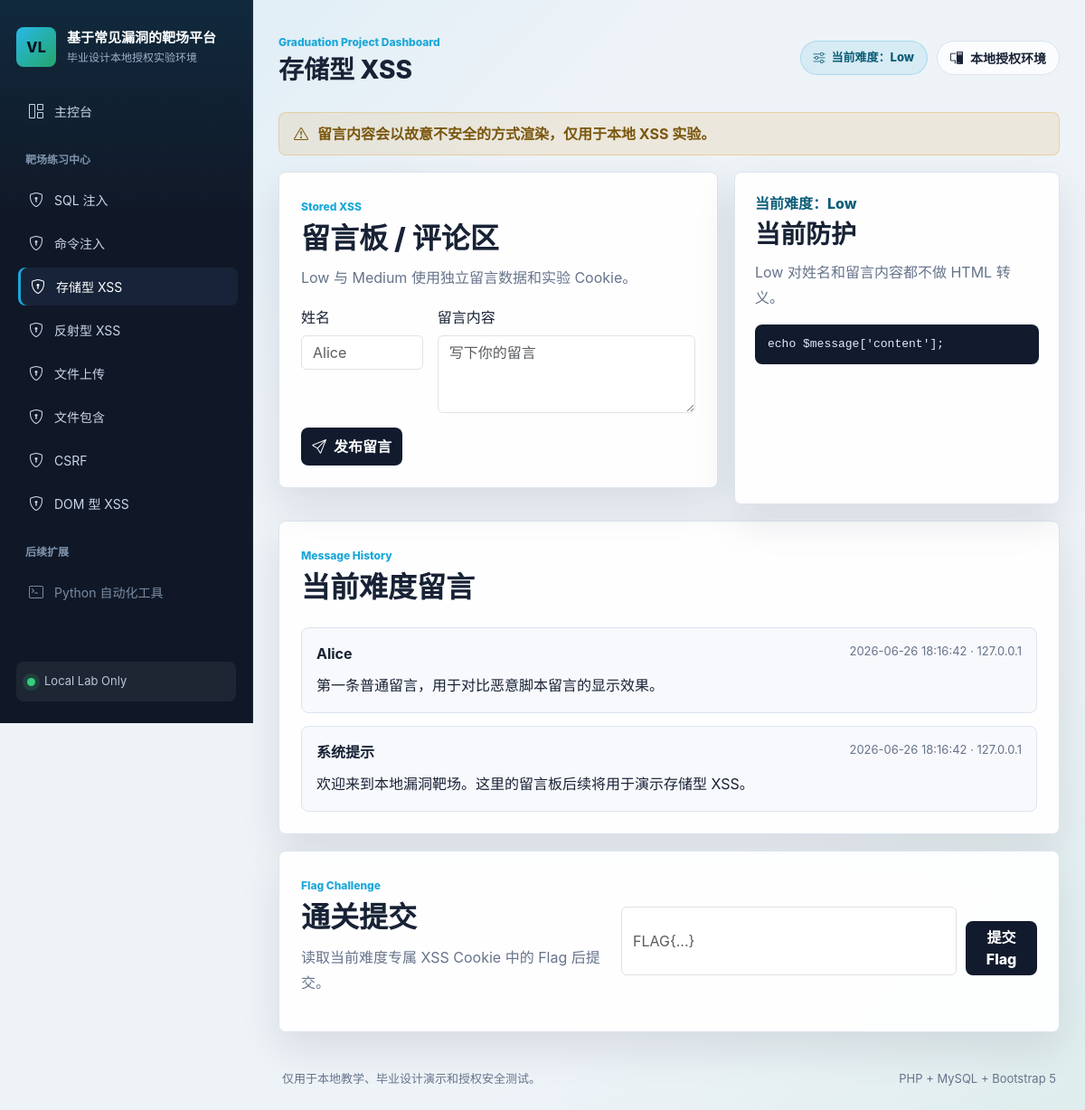
The app's page /stored_xss.php, older data.
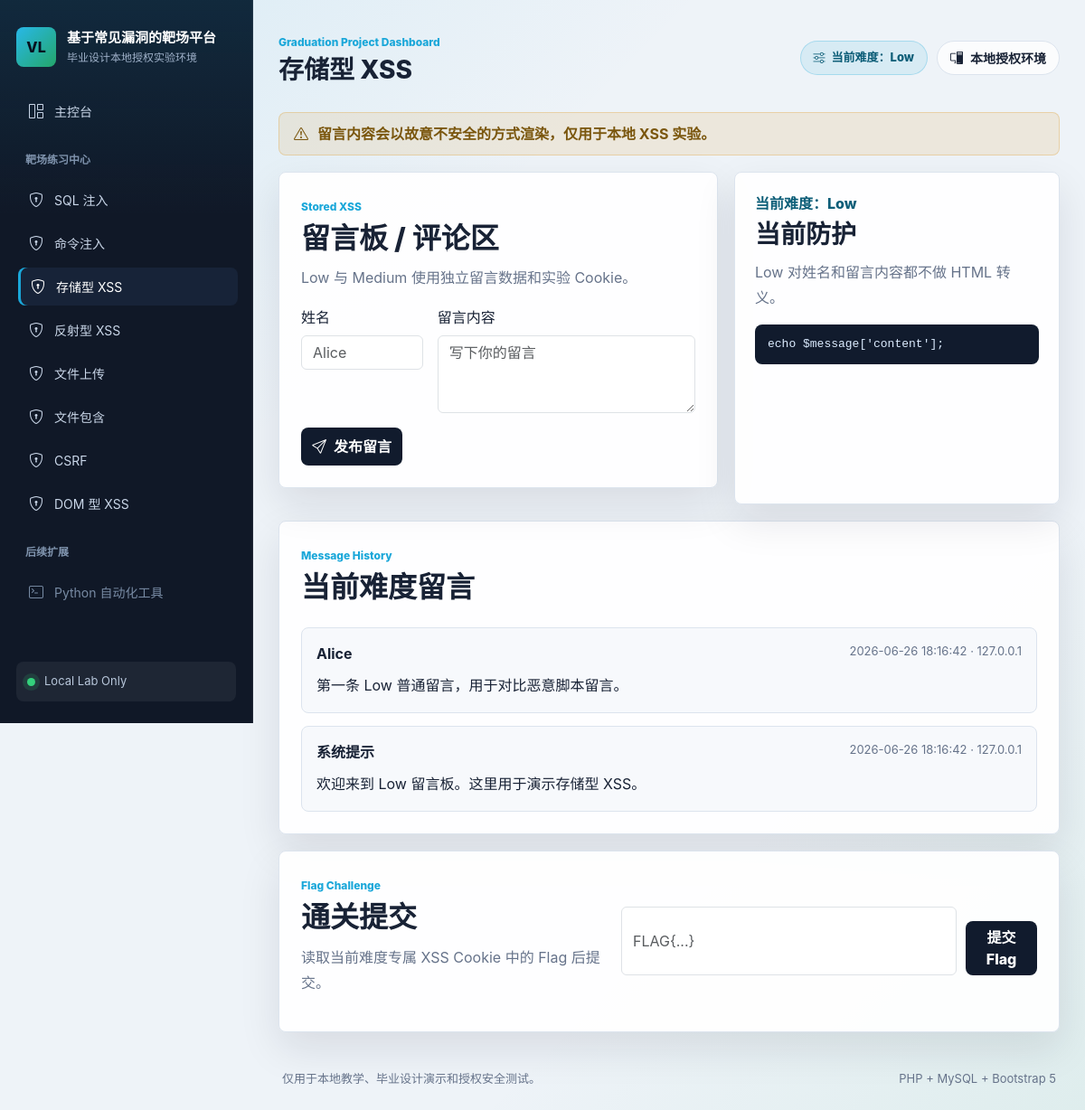
The same page, newer data.
### tables this page shows
CREATE TABLE `messages` (
    `id` INT UNSIGNED NOT NULL AUTO_INCREMENT,
    `difficulty` VARCHAR(10) NOT NULL DEFAULT 'low',
    `name` VARCHAR(80) NOT NULL,
    `content` TEXT NOT NULL,
    `ip_address` VARCHAR(45) NULL,
    `created_at` TIMESTAMP NOT NULL DEFAULT CURRENT_TIMESTAMP,
    PRIMARY KEY (`id`),
    KEY `idx_messages_difficulty_id` (`difficulty`, `id`)
);

### vulnerabilities/stored_xss/low.php (called while the page is built, shortened)
<?php
$messageNotice = '';
$messages = [];
$messageError = '';
try {
    $statement = get_pdo()->prepare(
        'SELECT id, name, content, ip_address, created_at FROM messages WHERE difficulty = ? ORDER BY id DESC LIMIT 20'
    );
    $statement->execute(['low']);
    $messages = $statement->fetchAll();
} catch (Throwable $exception) {
    $messageError = $exception->getMessage();
}
return [
    'notice' => $messageNotice,
    'error' => $messageError,
    'messages' => $messages,
    'escape_name' => false,
    'defense_note' => 'Low 对姓名和留言内容都不做 HTML 转义。',
];

### stored_xss.php (the view, shortened to what this page needs)
<?php
require_once __DIR__ . '/config.php';
$difficulty = get_lab_difficulty();
$state = require resolve_vulnerability_source('stored_xss');
render_header('存储型 XSS', 'stored_xss');
?>
<section class="lab-warning"><i class="bi bi-exclamation-triangle"></i><span>留言内容会以故意不安全的方式渲染，仅用于本地 XSS 实验。</span></section>
<section class="lab-layout">
    <article class="lab-panel">
        <span class="section-label">Stored XSS</span><h2>留言板 / 评论区</h2>
        <p>Low 与 Medium 使用独立留言数据和实验 Cookie。</p>
        <form class="lab-form" method="post" action="stored_xss.php">
            <div class="row g-3">
                <div class="col-md-4"><label for="name" class="form-label">姓名</label><input id="name" name="name" class="form-control" placeholder="Alice"></div>
                <div class="col-md-8"><label for="content" class="form-label">留言内容</label><textarea id="content" name="content" class="form-control" rows="3" placeholder="写下你的留言"></textarea></div>
            </div>
            <button class="btn btn-lab mt-3" type="submit"><i class="bi bi-send"></i><span>发布留言</span></button>
        </form>
    </article>
    <aside class="lab-card">
        <span class="current-difficulty">当前难度：<?= e(get_difficulty_label($difficulty)) ?></span>
        <h3>当前防护</h3><p><?= e($state['defense_note']) ?></p><div class="code-chip">echo $message['content'];</div>
    </aside>
</section>
<section class="lab-panel">
    <div class="panel-heading"><div><span class="section-label">Message History</span><h2>当前难度留言</h2></div></div>
    <?php if ($state['error'] !== ''): ?><div class="alert alert-danger"><?= e($state['error']) ?></div>
    <?php elseif (count($state['messages']) === 0): ?><p class="empty-hint">暂无留言。</p>
    <?php else: ?><div class="message-list">
        <?php foreach ($state['messages'] as $message): ?><article class="message-item">
            <div class="message-meta"><strong><?php if ($state['escape_name']): ?><?= e((string) $message['name']) ?><?php else: ?><?= $message['name'] ?><?php endif; ?></strong><span><?= e((string) $message['created_at']) ?> · <?= e((string) $message['ip_address']) ?></span></div>
            <div class="message-content"><?= $message['content'] ?></div>
        </article><?php endforeach; ?>
    </div><?php endif; ?>
</section>
<section class="flag-box">
    <div><span class="section-label">Flag Challenge</span><h2>通关提交</h2><p>读取当前难度专属 XSS Cookie 中的 Flag 后提交。</p></div>
    <form method="post" action="stored_xss.php" class="flag-form"><input type="hidden" name="form_action" value="submit_flag"><input name="submitted_flag" class="form-control" placeholder="FLAG{...}"><button class="btn btn-lab" type="submit">提交 Flag</button></form>
</section>
<?php render_footer(); ?>

### config.php (shortened to what this page needs)
<?php
function get_allowed_difficulties(): array
{
    return ['low', 'medium'];
}
function get_lab_difficulty(): string
{
    $difficulty = (string) ($_SESSION['lab_difficulty'] ?? 'low');
    return $difficulty;
}
function get_pdo(): PDO
{
    static $pdo = null;
    if ($pdo instanceof PDO) {
        return $pdo;
    }
    $dsn = sprintf(
        'mysql:host=%s;port=%s;dbname=%s;charset=%s',
        DB_HOST,
        DB_PORT,
        DB_NAME,
        DB_CHARSET
    );
    $pdo = new PDO($dsn, DB_USER, DB_PASS, [
        PDO::ATTR_ERRMODE => PDO::ERRMODE_EXCEPTION,
        PDO::ATTR_DEFAULT_FETCH_MODE => PDO::FETCH_ASSOC,
        PDO::ATTR_EMULATE_PREPARES => false,
    ]);
    return $pdo;
}
function e(?string $value): string
{
    return htmlspecialchars((string) $value, ENT_QUOTES | ENT_SUBSTITUTE, 'UTF-8');
}
function get_challenge_slugs(): array
{
    return array_column(get_challenges(), 'slug');
}
function resolve_vulnerability_source(string $slug): string
{
    $difficulty = get_lab_difficulty();
    $source = __DIR__ . DIRECTORY_SEPARATOR . 'vulnerabilities'
        . DIRECTORY_SEPARATOR . $slug
        . DIRECTORY_SEPARATOR . $difficulty . '.php';
    return $source;
}
function get_difficulty_label(string $difficulty): string
{
    return $difficulty === 'medium' ? 'Medium' : 'Low';
}
function render_header(string $title = APP_NAME, string $active = 'home'): void
{
    $challenges = get_challenges();
    $difficulty = get_lab_difficulty();
    $difficultyLabel = get_difficulty_label($difficulty);
    ?>
<!doctype html>
<html lang="zh-CN">
<head>
    <link href="https://cdn.jsdelivr.net/npm/bootstrap@5.3.3/dist/css/bootstrap.min.css" rel="stylesheet">
    <link href="https://cdn.jsdelivr.net/npm/bootstrap-icons@1.11.3/font/bootstrap-icons.min.css" rel="stylesheet">
    <link href="assets/css/style.css" rel="stylesheet">
</head>
<body>
<div class="app-shell">
    <aside class="sidebar">
        <a class="brand" href="index.php" aria-label="返回主控台">
            <span class="brand-mark">VL</span>
            <span>
                <strong><?= e(APP_NAME) ?></strong>
                <small><?= e(APP_SUBTITLE) ?></small>
            </span>
        </a>
        <nav class="sidebar-nav" aria-label="主导航">
            <a class="nav-link <?= $active === 'home' ? 'active' : '' ?>" href="index.php">
                <i class="bi bi-grid-1x2"></i><span>主控台</span>
            </a>
            <div class="nav-section">靶场练习中心</div>
            <?php foreach ($challenges as $challenge): ?>
                <a class="nav-link <?= $active === $challenge['slug'] ? 'active' : '' ?>" href="<?= e($challenge['file']) ?>">
                    <i class="bi bi-shield-lock"></i><span><?= e($challenge['title']) ?></span>
                </a>
            <?php endforeach; ?>
            <div class="nav-section">后续扩展</div>
            <span class="nav-link nav-link-disabled" title="后续使用 Python 编写自动化渗透测试工具">
                <i class="bi bi-terminal"></i><span>Python 自动化工具</span>
            </span>
        </nav>
        <div class="sidebar-footer"><span class="status-dot"></span><span>Local Lab Only</span></div>
    </aside>
    <main class="main-panel">
        <header class="topbar">
            <div>
                <span class="eyebrow">Graduation Project Dashboard</span>
                <h1><?= e($title) ?></h1>
            </div>
            <div class="topbar-actions">
                <span class="difficulty-badge difficulty-badge-<?= e($difficulty) ?>">
                    <i class="bi bi-sliders"></i>当前难度：<?= e($difficultyLabel) ?>
                </span>
                <span class="environment-pill"><i class="bi bi-pc-display"></i>本地授权环境</span>
            </div>
        </header>
<?php
}
function render_footer(): void
{
    ?>
        <footer class="page-footer">
            <span>仅用于本地教学、毕业设计演示和授权安全测试。</span>
            <span>PHP + MySQL + Bootstrap 5</span>
        </footer>
    </main>
</div>
</body>
</html>
<?php
}

Row changes from the older to the newer data that the page shows:
changed messages "Alice": content "第一条普通留言，用于对比恶意脚本留言的显示效果。" → "第一条 Low 普通留言，用于对比恶意脚本留言。"
changed messages "系统提示": content "欢迎来到本地漏洞靶场。这里的留言板后续将用于演示存储型 XSS。" → "欢迎来到 Low 留言板。这里用于演示存储型 XSS。"
